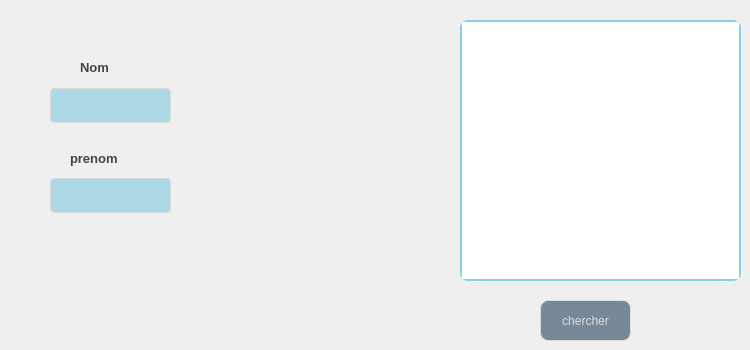
        <widget class="QWidget" name="tab_5">
         <attribute name="title">
          <string>Chercher </string>
         </attribute>
         <widget class="QTableView" name="tabchercher">
          <property name="geometry">
           <rect>
            <x>460</x>
            <y>20</y>
            <width>281</width>
            <height>261</height>
           </rect>
          </property>
          <property name="styleSheet">
           <string notr="true">border: 2px solid #87CEEB;
border-radius: 8px;</string>
          </property>
         </widget>
         <widget class="QLabel" name="label_11">
          <property name="geometry">
           <rect>
            <x>80</x>
            <y>60</y>
            <width>47</width>
            <height>14</height>
           </rect>
          </property>
          <property name="styleSheet">
           <string notr="true">background-color: transparent;
font: 8pt &quot;Castellar&quot;;
	color: #454544;
	font-weight: bold;
	font-size: 13px;
border:none;</string>
          </property>
          <property name="text">
           <string>Nom</string>
          </property>
         </widget>
         <widget class="QLabel" name="label_12">
          <property name="geometry">
           <rect>
            <x>70</x>
            <y>150</y>
            <width>81</width>
            <height>16</height>
           </rect>
          </property>
          <property name="styleSheet">
           <string notr="true">background-color: transparent;
font: 8pt &quot;Castellar&quot;;
	color: #454544;
	font-weight: bold;
	font-size: 13px;
border:none;</string>
          </property>
          <property name="text">
           <string>prenom</string>
          </property>
         </widget>
         <widget class="QLineEdit" name="linechercher1">
          <property name="geometry">
           <rect>
            <x>50</x>
            <y>80</y>
            <width>121</width>
            <height>51</height>
           </rect>
          </property>
          <property name="styleSheet">
           <string notr="true">QLineEdit {
  width: 100%;
  padding: 12px 20px;
  margin: 8px 0;
  display: inline-block;
  border: 1px solid #dcdcdc;
  border-radius: 4px;
  box-sizing: border-box;
  background: #ADD8E6;
  color: #FFFFFF;
}</string>
          </property>
          <property name="text">
           <string/>
          </property>
         </widget>
         <widget class="QLineEdit" name="linechercher2">
          <property name="geometry">
           <rect>
            <x>50</x>
            <y>170</y>
            <width>121</width>
            <height>51</height>
           </rect>
          </property>
          <property name="styleSheet">
           <string notr="true">QLineEdit {
  width: 100%;
  padding: 12px 20px;
  margin: 8px 0;
  display: inline-block;
  border: 1px solid #dcdcdc;
  border-radius: 4px;
  box-sizing: border-box;
  background: #ADD8E6;
  color: #FFFFFF;
}</string>
          </property>
         </widget>
         <widget class="QPushButton" name="chercher">
          <property name="geometry">
           <rect>
            <x>540</x>
            <y>300</y>
            <width>91</width>
            <height>41</height>
           </rect>
          </property>
          <property name="styleSheet">
           <string notr="true">QPushButton {
	font: 87 8pt &quot;Segoe UI Black&quot;;
color: #dcdcdc;
background:#778899;
border: none;
border: 1px solid #DCDCDC;
border-radius: 8px;

}
QPushButton:hover {
color:#fff;
font: 87 8pt &quot;Segoe UI Black&quot;;
background:#ADD8E6;
border: none;
}</string>
          </property>
          <property name="text">
           <string>chercher</string>
          </property>
         </widget>
        </widget>
